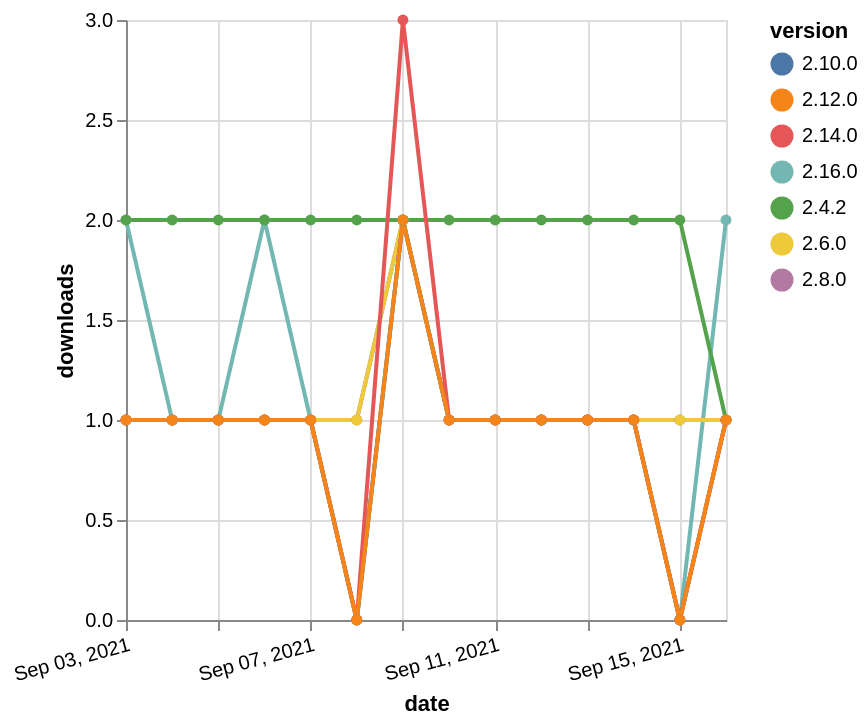

Vega-Lite specification for this chart:
### Vega-Lite specification from a JSON file in a GitHub repository (floating-point values rounded to 4 significant figures)
{"$schema": "https://vega.github.io/schema/vega-lite/v5.json", "description": "A simple bar chart with embedded data.", "data": {"values": [{"date": "2021-09-03", "total": 129, "delta": 2, "version": "2.16.0"}, {"date": "2021-09-04", "total": 130, "delta": 1, "version": "2.16.0"}, {"date": "2021-09-05", "total": 131, "delta": 1, "version": "2.16.0"}, {"date": "2021-09-06", "total": 133, "delta": 2, "version": "2.16.0"}, {"date": "2021-09-07", "total": 134, "delta": 1, "version": "2.16.0"}, {"date": "2021-09-08", "total": 134, "delta": 0, "version": "2.16.0"}, {"date": "2021-09-09", "total": 136, "delta": 2, "version": "2.16.0"}, {"date": "2021-09-10", "total": 137, "delta": 1, "version": "2.16.0"}, {"date": "2021-09-11", "total": 138, "delta": 1, "version": "2.16.0"}, {"date": "2021-09-12", "total": 139, "delta": 1, "version": "2.16.0"}, {"date": "2021-09-13", "total": 140, "delta": 1, "version": "2.16.0"}, {"date": "2021-09-14", "total": 141, "delta": 1, "version": "2.16.0"}, {"date": "2021-09-15", "total": 141, "delta": 0, "version": "2.16.0"}, {"date": "2021-09-16", "total": 143, "delta": 2, "version": "2.16.0"}, {"date": "2021-09-03", "total": 177, "delta": 1, "version": "2.8.0"}, {"date": "2021-09-04", "total": 178, "delta": 1, "version": "2.8.0"}, {"date": "2021-09-05", "total": 179, "delta": 1, "version": "2.8.0"}, {"date": "2021-09-06", "total": 180, "delta": 1, "version": "2.8.0"}, {"date": "2021-09-07", "total": 181, "delta": 1, "version": "2.8.0"}, {"date": "2021-09-08", "total": 182, "delta": 1, "version": "2.8.0"}, {"date": "2021-09-09", "total": 184, "delta": 2, "version": "2.8.0"}, {"date": "2021-09-10", "total": 185, "delta": 1, "version": "2.8.0"}, {"date": "2021-09-11", "total": 186, "delta": 1, "version": "2.8.0"}, {"date": "2021-09-12", "total": 187, "delta": 1, "version": "2.8.0"}, {"date": "2021-09-13", "total": 188, "delta": 1, "version": "2.8.0"}, {"date": "2021-09-14", "total": 189, "delta": 1, "version": "2.8.0"}, {"date": "2021-09-15", "total": 190, "delta": 1, "version": "2.8.0"}, {"date": "2021-09-16", "total": 191, "delta": 1, "version": "2.8.0"}, {"date": "2021-09-03", "total": 241, "delta": 1, "version": "2.6.0"}, {"date": "2021-09-04", "total": 242, "delta": 1, "version": "2.6.0"}, {"date": "2021-09-05", "total": 243, "delta": 1, "version": "2.6.0"}, {"date": "2021-09-06", "total": 244, "delta": 1, "version": "2.6.0"}, {"date": "2021-09-07", "total": 245, "delta": 1, "version": "2.6.0"}, {"date": "2021-09-08", "total": 246, "delta": 1, "version": "2.6.0"}, {"date": "2021-09-09", "total": 248, "delta": 2, "version": "2.6.0"}, {"date": "2021-09-10", "total": 249, "delta": 1, "version": "2.6.0"}, {"date": "2021-09-11", "total": 250, "delta": 1, "version": "2.6.0"}, {"date": "2021-09-12", "total": 251, "delta": 1, "version": "2.6.0"}, {"date": "2021-09-13", "total": 252, "delta": 1, "version": "2.6.0"}, {"date": "2021-09-14", "total": 253, "delta": 1, "version": "2.6.0"}, {"date": "2021-09-15", "total": 254, "delta": 1, "version": "2.6.0"}, {"date": "2021-09-16", "total": 255, "delta": 1, "version": "2.6.0"}, {"date": "2021-09-03", "total": 185, "delta": 1, "version": "2.10.0"}, {"date": "2021-09-04", "total": 186, "delta": 1, "version": "2.10.0"}, {"date": "2021-09-05", "total": 187, "delta": 1, "version": "2.10.0"}, {"date": "2021-09-06", "total": 188, "delta": 1, "version": "2.10.0"}, {"date": "2021-09-07", "total": 189, "delta": 1, "version": "2.10.0"}, {"date": "2021-09-08", "total": 189, "delta": 0, "version": "2.10.0"}, {"date": "2021-09-09", "total": 191, "delta": 2, "version": "2.10.0"}, {"date": "2021-09-10", "total": 192, "delta": 1, "version": "2.10.0"}, {"date": "2021-09-11", "total": 193, "delta": 1, "version": "2.10.0"}, {"date": "2021-09-12", "total": 194, "delta": 1, "version": "2.10.0"}, {"date": "2021-09-13", "total": 195, "delta": 1, "version": "2.10.0"}, {"date": "2021-09-14", "total": 196, "delta": 1, "version": "2.10.0"}, {"date": "2021-09-15", "total": 196, "delta": 0, "version": "2.10.0"}, {"date": "2021-09-16", "total": 197, "delta": 1, "version": "2.10.0"}, {"date": "2021-09-03", "total": 2469, "delta": 2, "version": "2.4.2"}, {"date": "2021-09-04", "total": 2471, "delta": 2, "version": "2.4.2"}, {"date": "2021-09-05", "total": 2473, "delta": 2, "version": "2.4.2"}, {"date": "2021-09-06", "total": 2475, "delta": 2, "version": "2.4.2"}, {"date": "2021-09-07", "total": 2477, "delta": 2, "version": "2.4.2"}, {"date": "2021-09-08", "total": 2479, "delta": 2, "version": "2.4.2"}, {"date": "2021-09-09", "total": 2481, "delta": 2, "version": "2.4.2"}, {"date": "2021-09-10", "total": 2483, "delta": 2, "version": "2.4.2"}, {"date": "2021-09-11", "total": 2485, "delta": 2, "version": "2.4.2"}, {"date": "2021-09-12", "total": 2487, "delta": 2, "version": "2.4.2"}, {"date": "2021-09-13", "total": 2489, "delta": 2, "version": "2.4.2"}, {"date": "2021-09-14", "total": 2491, "delta": 2, "version": "2.4.2"}, {"date": "2021-09-15", "total": 2493, "delta": 2, "version": "2.4.2"}, {"date": "2021-09-16", "total": 2494, "delta": 1, "version": "2.4.2"}, {"date": "2021-09-03", "total": 178, "delta": 1, "version": "2.14.0"}, {"date": "2021-09-04", "total": 179, "delta": 1, "version": "2.14.0"}, {"date": "2021-09-05", "total": 180, "delta": 1, "version": "2.14.0"}, {"date": "2021-09-06", "total": 181, "delta": 1, "version": "2.14.0"}, {"date": "2021-09-07", "total": 182, "delta": 1, "version": "2.14.0"}, {"date": "2021-09-08", "total": 182, "delta": 0, "version": "2.14.0"}, {"date": "2021-09-09", "total": 185, "delta": 3, "version": "2.14.0"}, {"date": "2021-09-10", "total": 186, "delta": 1, "version": "2.14.0"}, {"date": "2021-09-11", "total": 187, "delta": 1, "version": "2.14.0"}, {"date": "2021-09-12", "total": 188, "delta": 1, "version": "2.14.0"}, {"date": "2021-09-13", "total": 189, "delta": 1, "version": "2.14.0"}, {"date": "2021-09-14", "total": 190, "delta": 1, "version": "2.14.0"}, {"date": "2021-09-15", "total": 190, "delta": 0, "version": "2.14.0"}, {"date": "2021-09-16", "total": 191, "delta": 1, "version": "2.14.0"}, {"date": "2021-09-03", "total": 156, "delta": 1, "version": "2.12.0"}, {"date": "2021-09-04", "total": 157, "delta": 1, "version": "2.12.0"}, {"date": "2021-09-05", "total": 158, "delta": 1, "version": "2.12.0"}, {"date": "2021-09-06", "total": 159, "delta": 1, "version": "2.12.0"}, {"date": "2021-09-07", "total": 160, "delta": 1, "version": "2.12.0"}, {"date": "2021-09-08", "total": 160, "delta": 0, "version": "2.12.0"}, {"date": "2021-09-09", "total": 162, "delta": 2, "version": "2.12.0"}, {"date": "2021-09-10", "total": 163, "delta": 1, "version": "2.12.0"}, {"date": "2021-09-11", "total": 164, "delta": 1, "version": "2.12.0"}, {"date": "2021-09-12", "total": 165, "delta": 1, "version": "2.12.0"}, {"date": "2021-09-13", "total": 166, "delta": 1, "version": "2.12.0"}, {"date": "2021-09-14", "total": 167, "delta": 1, "version": "2.12.0"}, {"date": "2021-09-15", "total": 167, "delta": 0, "version": "2.12.0"}, {"date": "2021-09-16", "total": 168, "delta": 1, "version": "2.12.0"}]}, "width": "container", "mark": {"type": "line", "point": {"filled": true}}, "encoding": {"x": {"field": "date", "type": "temporal", "timeUnit": "yearmonthdate", "title": "date", "axis": {"labelAngle": -15}}, "y": {"field": "delta", "type": "quantitative", "title": "downloads"}, "color": {"field": "version", "type": "nominal"}, "tooltip": {"field": "delta"}}}
